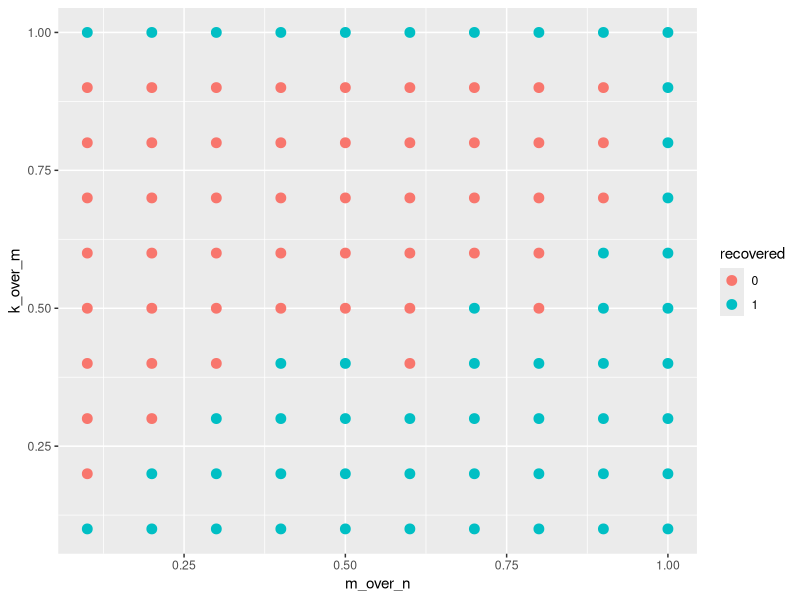
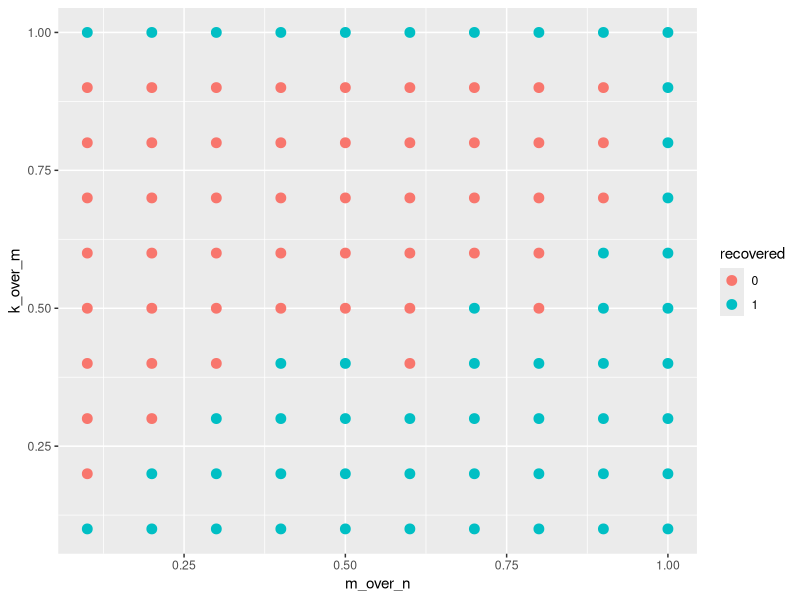

Write the R code that produced these figures, in order.
library(ggplot2)
library(tidyr)
library(dplyr)
setwd("~/Documents/MIT/15.097/broccoli-forest")


recover = read.csv("hw1_output.csv", header = TRUE)

# colnames(recover) = 1:10
recover_long = recover %>% gather(koverm, recovered,X1:X10)
recover_long$koverm = as.numeric(gsub("X", "", recover_long$koverm))/10
recover_long$recovered = factor(recover_long$recovered)
colnames(recover_long) = c("m_over_n", "k_over_m", "recovered")
recover_long %>% ggplot(aes_string("m_over_n", y="k_over_m", color = "recovered")) + geom_point(size=3)
ggsave("hw1_output.pdf")
